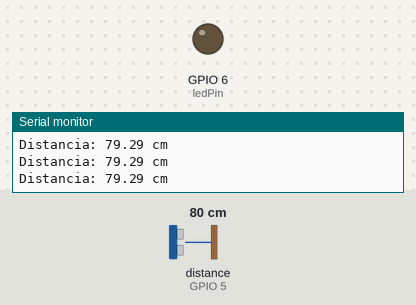
Bench run of a sketch on a simulated ESP32-S3. On the bench: output pins drawn as LEDs (lit = HIGH), the last lines printed to the serial monitor. Wiring (inferred from the names in the program): ultrasonic range finder: trigger GPIO 4; echo GPIO 5. Dashed ring = blinking. Inputs (shaded band) come from the test bench; at power-on: distance to the obstacle (sensor on GPIO 5) 80 cm. The echo pulse lasts 58.3 µs per cm; nothing arrives over Bluetooth unless stated; a phone connects over Bluetooth LE 3 s after start; pins used as bus, display or sensor lines are not drawn.

Above: at 4.0 s.
4.1 s: distance to the obstacle (sensor on GPIO 5) set to 2 cm
At 4.34 s:
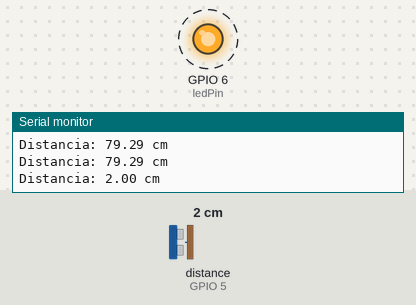
7.1 s: distance to the obstacle (sensor on GPIO 5) set to 35 cm
At 8.09 s:
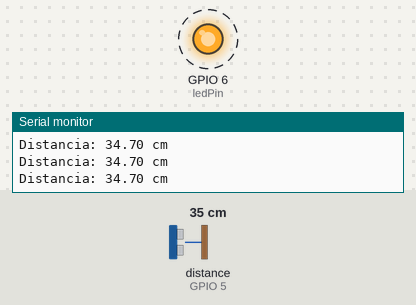
Timing chart, 0 to 16.1 s (numbered marks = the images above; inputs shaded):
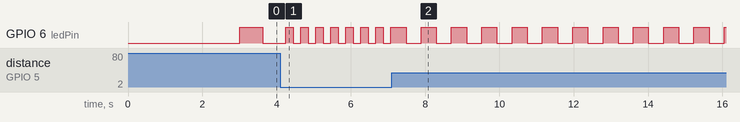

Measured:
- after the input at 4.1 s, GPIO 6 (ledPin): alternates HIGH for 0.20 s and LOW for 0.20 s, starting after 0.35 s
- after the input at 7.1 s, GPIO 6 (ledPin): alternates HIGH for 0.41 s and LOW for 0.41 s, starting after 0.39 s

The sketch:

ESP32_HCSR04_Bluetooth.ino
```cpp
#include <BLEDevice.h>
#include <BLEUtils.h>
#include <BLEServer.h>
#include <BLE2902.h> // Para descriptores de notificación

// HC-SR04 Sensor Pins
const int trigPin = 4;  // ESP32 pin D5 conectado a Trig pin of HC-SR04
const int echoPin = 5; // ESP32 pin D18 conectado a Echo pin of HC-SR04
const int ledPin = 6;  // LED para simular acercamiento

// Variables para el control del LED
unsigned long lastLedBlinkTime = 0;
int ledState = LOW;

// Bluetooth Service and Characteristic UUIDs (deben coincidir con la app web)
#define SERVICE_UUID           "0000ffe0-0000-1000-8000-00805f9b34fb"
#define CHARACTERISTIC_UUID_RX "0000ffe1-0000-1000-8000-00805f9b34fb" // ESP32 envía (TX), Web App recibe (RX)

BLECharacteristic *pCharacteristic;
bool deviceConnected = false;
unsigned long lastDistanceSendTime = 0;
const long distanceSendInterval = 200; // Enviar distancia cada 200ms
const unsigned long pulseTimeout = 25000; // Timeout para pulseIn en microsegundos (aprox. 4m de rango para HC-SR04)


// Callbacks del Servidor BLE
class MyServerCallbacks : public BLEServerCallbacks {
    void onConnect(BLEServer* pServer) {
        deviceConnected = true;
        Serial.println("Dispositivo Conectado");
    }

    void onDisconnect(BLEServer* pServer) {
        deviceConnected = false;
        Serial.println("Dispositivo Desconectado");
        BLEDevice::startAdvertising(); // Reiniciar advertising al desconectar
        Serial.println("Reiniciando advertising...");
    }
};

float getDistanceCm() {
    long duration;
    float distanceCm;

    // Limpia el trigPin
    digitalWrite(trigPin, LOW);
    delayMicroseconds(2);
    // Establece el trigPin en estado ALTO por 10 microsegundos
    digitalWrite(trigPin, HIGH);
    delayMicroseconds(10);
    digitalWrite(trigPin, LOW);

    // Lee el echoPin, retorna el tiempo de viaje de la onda de sonido en microsegundos
    duration = pulseIn(echoPin, HIGH, pulseTimeout); // Añadido timeout

    if (duration == 0) { // Timeout o fallo en la lectura
        Serial.println("Error en lectura de HC-SR04 o fuera de rango (timeout)");
        return 400.0; // Devuelve un valor alto para indicar error o distancia máxima
    }

    // Calcula la distancia
    distanceCm = duration * 0.034 / 2; // Velocidad de la onda de sonido dividida por 2 (ida y vuelta)

    // Filtro básico para valores fuera de rango
    if (distanceCm < 2) {
        return 2.0; // Distancia mínima
    }
    if (distanceCm > 400) {
        return 400.0; // Distancia máxima (o valor de error)
    }
    return distanceCm;
}

void updateLedEffect(float distance) {
    // Calcular el intervalo de parpadeo basado en la distancia
    long blinkInterval;

    if (distance <= 10) { // Muy cerca del "horizonte de eventos"
        blinkInterval = 50; // Parpadeo muy rápido
    } else if (distance <= 30) {
        blinkInterval = 100; // Parpadeo rápido
    } else if (distance <= 60) {
        blinkInterval = 300; // Parpadeo medio
    } else if (distance <= 100) {
        blinkInterval = 500; // Parpadeo lento
    } else {
        blinkInterval = 1000; // Parpadeo muy lento cuando está lejos
    }

    // Actualizar el estado del LED basado en el intervalo
    if (millis() - lastLedBlinkTime > blinkInterval) {
        ledState = (ledState == LOW) ? HIGH : LOW;
        digitalWrite(ledPin, ledState);
        lastLedBlinkTime = millis();
    }
}

void setup() {
    Serial.begin(115200);
    Serial.println("Iniciando ESP32 Simulador de Agujero Negro...");

    pinMode(trigPin, OUTPUT);
    pinMode(echoPin, INPUT);
    pinMode(ledPin, OUTPUT);
    pinMode(ledPin, OUTPUT); // Inicializar pin del LED

    // Crear el Dispositivo BLE
    BLEDevice::init("ESP32_AgujeroNegro"); // Nombre del dispositivo Bluetooth

    // Crear el Servidor BLE
    BLEServer *pServer = BLEDevice::createServer();
    pServer->setCallbacks(new MyServerCallbacks());

    // Crear el Servicio BLE
    BLEService *pService = pServer->createService(SERVICE_UUID);

    // Crear una Característica BLE
    pCharacteristic = pService->createCharacteristic(
        CHARACTERISTIC_UUID_RX,
        BLECharacteristic::PROPERTY_READ |
        BLECharacteristic::PROPERTY_NOTIFY
    );

    // Añadir un descriptor para notificaciones (necesario para que las notificaciones funcionen)
    pCharacteristic->addDescriptor(new BLE2902());

    // Iniciar el servicio
    pService->start();

    // Iniciar advertising
    BLEAdvertising *pAdvertising = BLEDevice::getAdvertising();
    pAdvertising->addServiceUUID(SERVICE_UUID);
    pAdvertising->setScanResponse(true);
    // Opciones para ayudar con problemas de conexión en iPhone/iOS
    // pAdvertising->setMinPreferred(0x06); // Esto es obsoleto o incorrecto para esta API
    // pAdvertising->setMinPreferred(0x12);
    BLEDevice::startAdvertising();
    Serial.println("Esperando conexión de un cliente...");
}

void loop() {
    if (deviceConnected) {
        if (millis() - lastDistanceSendTime > distanceSendInterval) {
            float distance = getDistanceCm();
            Serial.print("Distancia: ");
            Serial.print(distance);
            Serial.println(" cm");

            // Convertir float a string y añadir nueva línea
            char distanceValStr[10]; // Buffer para el valor numérico (ej: "123.45")
            dtostrf(distance, 1, 2, distanceValStr); // (valor, ancho_min, precision_decimales, buffer)
                                                    // Usar ancho_min=1 para no tener padding de espacios.

            char messageToSend[20]; // Buffer para el valor + \n + \0
            snprintf(messageToSend, sizeof(messageToSend), "%s\n", distanceValStr);

            // Enviar el valor al cliente conectado
            pCharacteristic->setValue((uint8_t*)messageToSend, strlen(messageToSend));
            pCharacteristic->notify();

            // Actualizar el efecto del LED basado en la distancia
            updateLedEffect(distance);

            lastDistanceSendTime = millis();
        }
    }
    // Si no está conectado, el advertising es manejado por los callbacks o se reinicia allí.
    delay(10); // Pequeño delay para evitar busy-looping y permitir otras tareas del ESP32.
}
```
